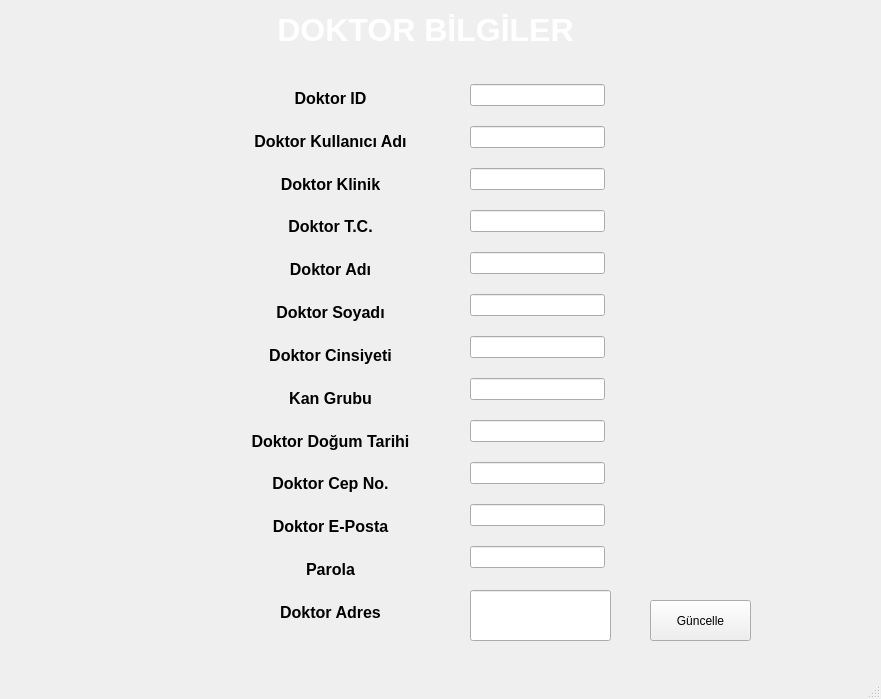
<?xml version="1.0" encoding="UTF-8"?>
<ui version="4.0">
 <class>MainWindow</class>
 <widget class="QMainWindow" name="MainWindow">
  <property name="geometry">
   <rect>
    <x>0</x>
    <y>0</y>
    <width>881</width>
    <height>699</height>
   </rect>
  </property>
  <property name="windowTitle">
   <string>MainWindow</string>
  </property>
  <widget class="QWidget" name="centralwidget">
   <widget class="QLabel" name="label">
    <property name="geometry">
     <rect>
      <x>-10</x>
      <y>-20</y>
      <width>941</width>
      <height>751</height>
     </rect>
    </property>
    <property name="text">
     <string/>
    </property>
    <property name="pixmap">
     <pixmap>Adsız.png</pixmap>
    </property>
    <property name="scaledContents">
     <bool>true</bool>
    </property>
   </widget>
   <widget class="QLabel" name="label_3">
    <property name="geometry">
     <rect>
      <x>100</x>
      <y>10</y>
      <width>651</width>
      <height>41</height>
     </rect>
    </property>
    <property name="text">
     <string>&lt;html&gt;&lt;head/&gt;&lt;body&gt;&lt;p align=&quot;center&quot;&gt;&lt;span style=&quot; font-size:24pt; font-weight:600; color:#ffffff;&quot;&gt;DOKTOR BİLGİLER&lt;/span&gt;&lt;/p&gt;&lt;/body&gt;&lt;/html&gt;</string>
    </property>
   </widget>
   <widget class="QLabel" name="label_2">
    <property name="geometry">
     <rect>
      <x>10</x>
      <y>10</y>
      <width>71</width>
      <height>71</height>
     </rect>
    </property>
    <property name="text">
     <string/>
    </property>
    <property name="pixmap">
     <pixmap>20200316220122!Saglikbakanligi_logo (2).png</pixmap>
    </property>
    <property name="scaledContents">
     <bool>true</bool>
    </property>
   </widget>
   <widget class="QLineEdit" name="doktoradres">
    <property name="geometry">
     <rect>
      <x>470</x>
      <y>590</y>
      <width>141</width>
      <height>51</height>
     </rect>
    </property>
   </widget>
   <widget class="QPushButton" name="guncelle">
    <property name="geometry">
     <rect>
      <x>650</x>
      <y>600</y>
      <width>101</width>
      <height>41</height>
     </rect>
    </property>
    <property name="text">
     <string>Güncelle</string>
    </property>
   </widget>
   <widget class="QWidget" name="layoutWidget">
    <property name="geometry">
     <rect>
      <x>210</x>
      <y>80</y>
      <width>241</width>
      <height>551</height>
     </rect>
    </property>
    <layout class="QVBoxLayout" name="verticalLayout">
     <item>
      <widget class="QLabel" name="label_16">
       <property name="text">
        <string>&lt;html&gt;&lt;head/&gt;&lt;body&gt;&lt;p align=&quot;center&quot;&gt;&lt;span style=&quot; font-size:12pt; font-weight:600;&quot;&gt;Doktor ID&lt;/span&gt;&lt;/p&gt;&lt;/body&gt;&lt;/html&gt;</string>
       </property>
      </widget>
     </item>
     <item>
      <widget class="QLabel" name="label_4">
       <property name="text">
        <string>&lt;html&gt;&lt;head/&gt;&lt;body&gt;&lt;p align=&quot;center&quot;&gt;&lt;span style=&quot; font-size:12pt; font-weight:600;&quot;&gt;Doktor Kullanıcı Adı&lt;/span&gt;&lt;/p&gt;&lt;/body&gt;&lt;/html&gt;</string>
       </property>
      </widget>
     </item>
     <item>
      <widget class="QLabel" name="label_12">
       <property name="text">
        <string>&lt;html&gt;&lt;head/&gt;&lt;body&gt;&lt;p align=&quot;center&quot;&gt;&lt;span style=&quot; font-size:12pt; font-weight:600;&quot;&gt;Doktor Klinik&lt;/span&gt;&lt;/p&gt;&lt;/body&gt;&lt;/html&gt;</string>
       </property>
      </widget>
     </item>
     <item>
      <widget class="QLabel" name="label_5">
       <property name="text">
        <string>&lt;html&gt;&lt;head/&gt;&lt;body&gt;&lt;p align=&quot;center&quot;&gt;&lt;span style=&quot; font-size:12pt; font-weight:600;&quot;&gt;Doktor T.C.&lt;/span&gt;&lt;/p&gt;&lt;/body&gt;&lt;/html&gt;</string>
       </property>
      </widget>
     </item>
     <item>
      <widget class="QLabel" name="label_6">
       <property name="text">
        <string>&lt;html&gt;&lt;head/&gt;&lt;body&gt;&lt;p align=&quot;center&quot;&gt;&lt;span style=&quot; font-size:12pt; font-weight:600;&quot;&gt;Doktor Adı&lt;/span&gt;&lt;/p&gt;&lt;/body&gt;&lt;/html&gt;</string>
       </property>
      </widget>
     </item>
     <item>
      <widget class="QLabel" name="label_15">
       <property name="text">
        <string>&lt;html&gt;&lt;head/&gt;&lt;body&gt;&lt;p align=&quot;center&quot;&gt;&lt;span style=&quot; font-size:12pt; font-weight:600;&quot;&gt;Doktor Soyadı&lt;/span&gt;&lt;/p&gt;&lt;/body&gt;&lt;/html&gt;</string>
       </property>
      </widget>
     </item>
     <item>
      <widget class="QLabel" name="label_7">
       <property name="text">
        <string>&lt;html&gt;&lt;head/&gt;&lt;body&gt;&lt;p align=&quot;center&quot;&gt;&lt;span style=&quot; font-size:12pt; font-weight:600;&quot;&gt;Doktor Cinsiyeti&lt;/span&gt;&lt;/p&gt;&lt;/body&gt;&lt;/html&gt;</string>
       </property>
      </widget>
     </item>
     <item>
      <widget class="QLabel" name="label_8">
       <property name="text">
        <string>&lt;html&gt;&lt;head/&gt;&lt;body&gt;&lt;p align=&quot;center&quot;&gt;&lt;span style=&quot; font-size:12pt; font-weight:600;&quot;&gt;Kan Grubu&lt;/span&gt;&lt;/p&gt;&lt;/body&gt;&lt;/html&gt;</string>
       </property>
      </widget>
     </item>
     <item>
      <widget class="QLabel" name="label_9">
       <property name="text">
        <string>&lt;html&gt;&lt;head/&gt;&lt;body&gt;&lt;p align=&quot;center&quot;&gt;&lt;span style=&quot; font-size:12pt; font-weight:600;&quot;&gt;Doktor Doğum Tarihi&lt;/span&gt;&lt;/p&gt;&lt;/body&gt;&lt;/html&gt;</string>
       </property>
      </widget>
     </item>
     <item>
      <widget class="QLabel" name="label_10">
       <property name="text">
        <string>&lt;html&gt;&lt;head/&gt;&lt;body&gt;&lt;p align=&quot;center&quot;&gt;&lt;span style=&quot; font-size:12pt; font-weight:600;&quot;&gt;Doktor Cep No.&lt;/span&gt;&lt;/p&gt;&lt;/body&gt;&lt;/html&gt;</string>
       </property>
      </widget>
     </item>
     <item>
      <widget class="QLabel" name="label_11">
       <property name="text">
        <string>&lt;html&gt;&lt;head/&gt;&lt;body&gt;&lt;p align=&quot;center&quot;&gt;&lt;span style=&quot; font-size:12pt; font-weight:600;&quot;&gt;Doktor E-Posta&lt;/span&gt;&lt;/p&gt;&lt;/body&gt;&lt;/html&gt;</string>
       </property>
      </widget>
     </item>
     <item>
      <widget class="QLabel" name="label_13">
       <property name="text">
        <string>&lt;html&gt;&lt;head/&gt;&lt;body&gt;&lt;p align=&quot;center&quot;&gt;&lt;span style=&quot; font-size:12pt; font-weight:600;&quot;&gt;Parola&lt;/span&gt;&lt;/p&gt;&lt;/body&gt;&lt;/html&gt;</string>
       </property>
      </widget>
     </item>
     <item>
      <widget class="QLabel" name="label_14">
       <property name="text">
        <string>&lt;html&gt;&lt;head/&gt;&lt;body&gt;&lt;p align=&quot;center&quot;&gt;&lt;span style=&quot; font-size:12pt; font-weight:600;&quot;&gt;Doktor Adres&lt;/span&gt;&lt;/p&gt;&lt;/body&gt;&lt;/html&gt;</string>
       </property>
      </widget>
     </item>
    </layout>
   </widget>
   <widget class="QWidget" name="layoutWidget">
    <property name="geometry">
     <rect>
      <x>470</x>
      <y>70</y>
      <width>135</width>
      <height>521</height>
     </rect>
    </property>
    <layout class="QVBoxLayout" name="verticalLayout_2">
     <item>
      <widget class="QLineEdit" name="id"/>
     </item>
     <item>
      <widget class="QLineEdit" name="doktorkulladi"/>
     </item>
     <item>
      <widget class="QLineEdit" name="doktorklinik"/>
     </item>
     <item>
      <widget class="QLineEdit" name="doktortc"/>
     </item>
     <item>
      <widget class="QLineEdit" name="doktoradi"/>
     </item>
     <item>
      <widget class="QLineEdit" name="doktorsoyadi"/>
     </item>
     <item>
      <widget class="QLineEdit" name="cinsiyet"/>
     </item>
     <item>
      <widget class="QLineEdit" name="kangrubu"/>
     </item>
     <item>
      <widget class="QLineEdit" name="dogumtarihi"/>
     </item>
     <item>
      <widget class="QLineEdit" name="cepno"/>
     </item>
     <item>
      <widget class="QLineEdit" name="eposta"/>
     </item>
     <item>
      <widget class="QLineEdit" name="yeniparola"/>
     </item>
    </layout>
   </widget>
  </widget>
  <widget class="QMenuBar" name="menubar">
   <property name="geometry">
    <rect>
     <x>0</x>
     <y>0</y>
     <width>881</width>
     <height>21</height>
    </rect>
   </property>
  </widget>
  <widget class="QStatusBar" name="statusbar"/>
 </widget>
 <resources/>
 <connections/>
</ui>
